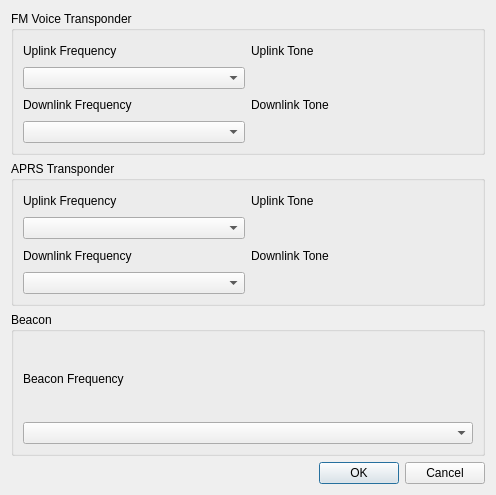
<?xml version="1.0" encoding="UTF-8"?>
<ui version="4.0">
 <class>SatelliteTransponderDialog</class>
 <widget class="QDialog" name="SatelliteTransponderDialog">
  <property name="geometry">
   <rect>
    <x>0</x>
    <y>0</y>
    <width>496</width>
    <height>495</height>
   </rect>
  </property>
  <property name="windowTitle">
   <string>Edit Satellite Transponder</string>
  </property>
  <layout class="QVBoxLayout" name="verticalLayout">
   <item>
    <widget class="QGroupBox" name="fmBox">
     <property name="sizePolicy">
      <sizepolicy hsizetype="Preferred" vsizetype="Minimum">
       <horstretch>0</horstretch>
       <verstretch>0</verstretch>
      </sizepolicy>
     </property>
     <property name="title">
      <string>FM Voice Transponder</string>
     </property>
     <layout class="QGridLayout" name="gridLayout">
      <item row="0" column="0">
       <widget class="QLabel" name="fmUplinkFrequencyLabel">
        <property name="text">
         <string>Uplink Frequency</string>
        </property>
        <property name="buddy">
         <cstring>fmUplinkFrequency</cstring>
        </property>
       </widget>
      </item>
      <item row="0" column="1">
       <widget class="QLabel" name="fmUplinkToneLabel">
        <property name="text">
         <string>Uplink Tone</string>
        </property>
        <property name="buddy">
         <cstring>fmUplinkTone</cstring>
        </property>
       </widget>
      </item>
      <item row="1" column="0">
       <widget class="TransponderFrequencyEditor" name="fmUplinkFrequency"/>
      </item>
      <item row="1" column="1">
       <widget class="SelectiveCallBox" name="fmUplinkTone" native="true"/>
      </item>
      <item row="2" column="0">
       <widget class="QLabel" name="fmDownlinkFrequencyLabel">
        <property name="text">
         <string>Downlink Frequency</string>
        </property>
        <property name="buddy">
         <cstring>fmDownlinkFrequency</cstring>
        </property>
       </widget>
      </item>
      <item row="2" column="1">
       <widget class="QLabel" name="fmDownlinkToneLabel">
        <property name="text">
         <string>Downlink Tone</string>
        </property>
        <property name="buddy">
         <cstring>fmDownlinkTone</cstring>
        </property>
       </widget>
      </item>
      <item row="3" column="0">
       <widget class="TransponderFrequencyEditor" name="fmDownlinkFrequency"/>
      </item>
      <item row="3" column="1">
       <widget class="SelectiveCallBox" name="fmDownlinkTone" native="true"/>
      </item>
     </layout>
    </widget>
   </item>
   <item>
    <widget class="QGroupBox" name="aprsBox">
     <property name="sizePolicy">
      <sizepolicy hsizetype="Preferred" vsizetype="Minimum">
       <horstretch>0</horstretch>
       <verstretch>0</verstretch>
      </sizepolicy>
     </property>
     <property name="title">
      <string>APRS Transponder</string>
     </property>
     <layout class="QGridLayout" name="gridLayout_3">
      <item row="0" column="0">
       <widget class="QLabel" name="aprsUplinkFrequencyLabel">
        <property name="sizePolicy">
         <sizepolicy hsizetype="Preferred" vsizetype="Minimum">
          <horstretch>0</horstretch>
          <verstretch>0</verstretch>
         </sizepolicy>
        </property>
        <property name="text">
         <string>Uplink Frequency</string>
        </property>
        <property name="buddy">
         <cstring>aprsUplinkFrequency</cstring>
        </property>
       </widget>
      </item>
      <item row="0" column="1">
       <widget class="QLabel" name="aprsUplinkToneLabel">
        <property name="sizePolicy">
         <sizepolicy hsizetype="Preferred" vsizetype="Minimum">
          <horstretch>0</horstretch>
          <verstretch>0</verstretch>
         </sizepolicy>
        </property>
        <property name="text">
         <string>Uplink Tone</string>
        </property>
        <property name="buddy">
         <cstring>aprsUplinkTone</cstring>
        </property>
       </widget>
      </item>
      <item row="1" column="0">
       <widget class="TransponderFrequencyEditor" name="aprsUplinkFrequency"/>
      </item>
      <item row="1" column="1">
       <widget class="SelectiveCallBox" name="aprsUplinkTone" native="true"/>
      </item>
      <item row="2" column="0">
       <widget class="QLabel" name="aprsDownlinkFrequencyLabel">
        <property name="sizePolicy">
         <sizepolicy hsizetype="Preferred" vsizetype="Minimum">
          <horstretch>0</horstretch>
          <verstretch>0</verstretch>
         </sizepolicy>
        </property>
        <property name="text">
         <string>Downlink Frequency</string>
        </property>
        <property name="buddy">
         <cstring>aprsDownlinkFrequency</cstring>
        </property>
       </widget>
      </item>
      <item row="2" column="1">
       <widget class="QLabel" name="aprsDownlinkToneLabel">
        <property name="sizePolicy">
         <sizepolicy hsizetype="Preferred" vsizetype="Minimum">
          <horstretch>0</horstretch>
          <verstretch>0</verstretch>
         </sizepolicy>
        </property>
        <property name="text">
         <string>Downlink Tone</string>
        </property>
        <property name="buddy">
         <cstring>aprsDownlinkTone</cstring>
        </property>
       </widget>
      </item>
      <item row="3" column="0">
       <widget class="TransponderFrequencyEditor" name="aprsDownlinkFrequency"/>
      </item>
      <item row="3" column="1">
       <widget class="SelectiveCallBox" name="aprsDownlinkTone" native="true"/>
      </item>
     </layout>
    </widget>
   </item>
   <item>
    <widget class="QGroupBox" name="beaconBox">
     <property name="sizePolicy">
      <sizepolicy hsizetype="Preferred" vsizetype="Minimum">
       <horstretch>0</horstretch>
       <verstretch>0</verstretch>
      </sizepolicy>
     </property>
     <property name="title">
      <string>Beacon</string>
     </property>
     <layout class="QGridLayout" name="gridLayout_2">
      <item row="0" column="0">
       <widget class="QLabel" name="beaconFrequencyLabel">
        <property name="sizePolicy">
         <sizepolicy hsizetype="Preferred" vsizetype="Minimum">
          <horstretch>0</horstretch>
          <verstretch>0</verstretch>
         </sizepolicy>
        </property>
        <property name="text">
         <string>Beacon Frequency</string>
        </property>
        <property name="buddy">
         <cstring>beaconFrequency</cstring>
        </property>
       </widget>
      </item>
      <item row="1" column="0">
       <widget class="TransponderFrequencyEditor" name="beaconFrequency"/>
      </item>
     </layout>
    </widget>
   </item>
   <item>
    <widget class="QDialogButtonBox" name="buttonBox">
     <property name="orientation">
      <enum>Qt::Orientation::Horizontal</enum>
     </property>
     <property name="standardButtons">
      <set>QDialogButtonBox::StandardButton::Cancel|QDialogButtonBox::StandardButton::Ok</set>
     </property>
    </widget>
   </item>
  </layout>
 </widget>
 <customwidgets>
  <customwidget>
   <class>SelectiveCallBox</class>
   <extends>QWidget</extends>
   <header>selectivecallbox.hh</header>
   <container>1</container>
  </customwidget>
  <customwidget>
   <class>TransponderFrequencyEditor</class>
   <extends>QComboBox</extends>
   <header>transponderfrequencydelegate.hh</header>
  </customwidget>
 </customwidgets>
 <resources/>
 <connections>
  <connection>
   <sender>buttonBox</sender>
   <signal>accepted()</signal>
   <receiver>SatelliteTransponderDialog</receiver>
   <slot>accept()</slot>
   <hints>
    <hint type="sourcelabel">
     <x>257</x>
     <y>631</y>
    </hint>
    <hint type="destinationlabel">
     <x>157</x>
     <y>274</y>
    </hint>
   </hints>
  </connection>
  <connection>
   <sender>buttonBox</sender>
   <signal>rejected()</signal>
   <receiver>SatelliteTransponderDialog</receiver>
   <slot>reject()</slot>
   <hints>
    <hint type="sourcelabel">
     <x>325</x>
     <y>631</y>
    </hint>
    <hint type="destinationlabel">
     <x>286</x>
     <y>274</y>
    </hint>
   </hints>
  </connection>
 </connections>
</ui>
